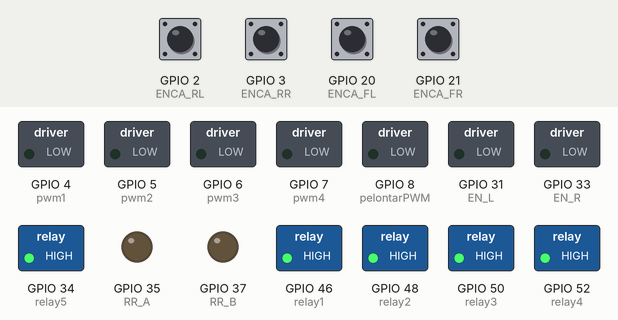
This sketch was run on a simulated ESP32. Parts: switched loads named in the sketch (green lamp = pin HIGH), output pins drawn as LEDs (lit = HIGH). The test bench sets the inputs (shaded band); at power-on: GPIO 2 (ENCA_RL), GPIO 3 (ENCA_RR), GPIO 20 (ENCA_FL), GPIO 21 (ENCA_FR) HIGH. What the sketch prints to the serial monitor is not drawn.

Above: at 0.2 s.
At 1.1 s:
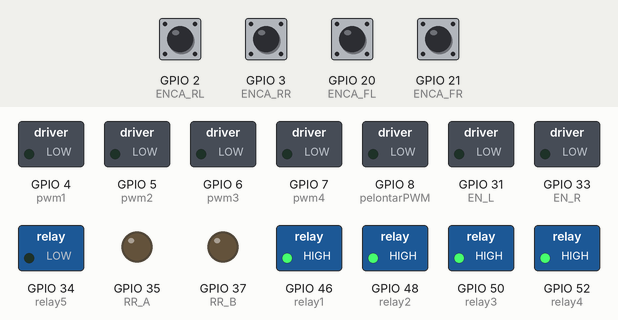
Timing chart, 0 to 2.6 s (numbered marks = the images above):
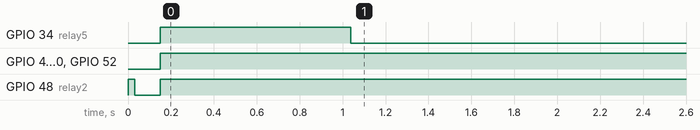

Measured:
- by itself, GPIO 34 (relay5): LOW → HIGH at 0.15 s, → LOW 0.89 s later
- by itself, GPIO 46 (relay1), GPIO 50 (relay3), GPIO 52 (relay4): LOW → HIGH at 0.15 s
- by itself, GPIO 48 (relay2): HIGH → LOW at 0.03 s, → HIGH 0.12 s later

The sketch:

KRAI_ArduinoMega_R1_V2_mecanumJoystick_PID_Controller.ino
```cpp
/*---------------------------------------------------------------------------------------------------------*/
/*--------------------ARDUINO MEGA PARSING DATA FROM ESP32, MECANUM WHEEL WITH JOYSTICK--------------------*/
/*--------------------INCLUDING INTERNAL ENCODER FEEDBACK WITH PID CLOSED LOOP FEEDBACK--------------------*/
/*---------------------------------------------------------------------------------------------------------*/
/*--------------------------------------Source Code by LEXARGA-24 TEAM-------------------------------------*/
/*-----------------------------------Modified & Adapted by LEXARGA-24 TEAM---------------------------------*/
/*----------------------------------------------------V3.1-------------------------------------------------*/
/*---------------------------------------------------------------------------------------------------------*/
/*------------------------------------LAST UPDATE AT 13:20:00, 13 JUNE 25-----------------------------------*/

// Define DEBUG to enable debugging; comment it out to disable
// #define DEBUG

#ifdef DEBUG
#define DEBUG_PRINT(...) Serial.print(__VA_ARGS__)
#define DEBUG_PRINTLN(...) Serial.println(__VA_ARGS__)
#define DEBUG_BEGIN(baud) Serial.begin(baud)
#else
#define DEBUG_PRINT(...)
#define DEBUG_PRINTLN(...)
#define DEBUG_BEGIN(baud)
#endif

#include "dataReadFunc.h"
#include "mecanumControl.h"
#include "shooting.h"

unsigned long relay5StartTime = 0;
bool relay5Active = false;

bool R2lastState = true;
bool L2lastState = true;
bool R1lastState = true;
bool L1lastState = true;

uint8_t relay1 = 46;
uint8_t relay2 = 48;
uint8_t relay3 = 50;
uint8_t relay4 = 52;
uint8_t relay5 = 34;

void setup() {
  pinMode(LED_BUILTIN, OUTPUT);
  pinMode(relay1, OUTPUT);
  digitalWrite(relay1, LOW);
  pinMode(relay2, OUTPUT);
  digitalWrite(relay2, HIGH);
  pinMode(relay3, OUTPUT);
  digitalWrite(relay3, LOW);
  pinMode(relay4, OUTPUT);
  digitalWrite(relay4, LOW);
  pinMode(relay5, OUTPUT);
  digitalWrite(relay5, LOW);
  recvStart();
  PIDSetup();
  mecanumSetup();
  shootingSetup();
}

void loop() {
  checkData();
  delay(30);
  calcMecanum();
  relayCheck();
  shootingTask();
}

void relayCheck() {
  unsigned long currentMillis = millis();
  if (!recvData.stat[12] && R2lastState) {  // R2
    digitalWrite(relay2, !digitalRead(relay2));
    delay(20);

    //Mengaktifkan Relay1 Sesaat
    digitalWrite(relay1, LOW);
    delay(100);
    digitalWrite(relay1, HIGH);
  }
  R2lastState = recvData.stat[12];

  if (!recvData.stat[2] && L2lastState) {  //L2
    digitalWrite(relay2, !digitalRead(relay2));
    digitalWrite(LED_BUILTIN, !digitalRead(LED_BUILTIN));
  }
  L2lastState = recvData.stat[2];

  if (!recvData.stat[13] && R1lastState) {  //R1
    digitalWrite(relay3, !digitalRead(relay3));
    digitalWrite(LED_BUILTIN, !digitalRead(LED_BUILTIN));
  }
  R1lastState = recvData.stat[13];

  // Cek L1
  if (!recvData.stat[3] && L1lastState) {  // L1 berubah
    digitalWrite(relay4, !digitalRead(relay4));

    // Aktifkan relay5 sesaat (HIGH lalu LOW)
    digitalWrite(relay5, HIGH);
    relay5Active = true;
    relay5StartTime = currentMillis;
  } else if (!recvData.stat[3] && L1lastState) {  // L1 berubah
    digitalWrite(relay4, !digitalRead(relay4));

    // Aktifkan relay5 sesaat (HIGH lalu LOW)
    digitalWrite(relay5, HIGH);
    relay5Active = true;
    relay5StartTime = currentMillis;
  }
  L1lastState = recvData.stat[3];

  // Matikan relay5 setelah 2000 ms jika sedang aktif
  if (relay5Active && (currentMillis - relay5StartTime >= 1000)) {
    digitalWrite(relay5, LOW);
    relay5Active = false;
  }
}


// if (!recvData.stat[3] && L1lastState) {  //L1
//   digitalWrite(relay4, !digitalRead(relay4));
//   digitalWrite(LED_BUILTIN, !digitalRead(LED_BUILTIN));

// }
// L1lastState = recvData.stat[3];


// if (!recvData.stat[12] && R2lastState) { //R2
//   digitalWrite(relay2, !digitalRead(relay2));
//   delay(100);
//   digitalWrite(relay1, !digitalRead(relay1));
//   digitalWrite(LED_BUILTIN, !digitalRead(LED_BUILTIN));
// }
```

dataReadFunc.h
```cpp
//button[15] = {33,   18,   16,   17,   4,     15,     13,     12,       25,      26,      27,        14,      19,   23,  2};
            // "L3", "R3", "L2", "L1", "UP", "LEFT", "DOWN", "RIGHT", "SQUARE", "CROSS", "ROUND", "TRIANGLE", "R2", "R1", SW
            //   0    1     2     3     4       5       6       7         8         9       10        11       12    13   14
#include <Arduino.h>


//================================== STRUCT FOR RECEIVED AND PARSED DATA ==================================//
typedef struct struct_message {
    bool stat[15] = {true};
    int joyData[4];
} struct_message;
struct_message recvData;


//=================================== SERIAL MONITOR AND UART COMM INIT ===================================//
void recvStart(){
    DEBUG_BEGIN(115200);
    Serial1.begin(115200);
    DEBUG_PRINTLN("Arduino Mega initialized");
}


//================================== UART INCOMING DATA PARSING FUNCTION ==================================//
void parseData(String line) {
    int index = 0;
    char *token = strtok(line.c_str(), ",");
    while (token != nullptr) {
        if (index < 4) {
            recvData.joyData[index] = atoi(token); //joystick data
        } else if (index < 19) {
            recvData.stat[index - 4] = atoi(token); //button states
        }
        index++;
        token = strtok(nullptr, ",");
    }
}


//========================================= UART DATA CHECKING ============================================//
void checkData(){
    if (Serial1.available()) {
        String receivedLine = Serial1.readStringUntil('\n');
        if (receivedLine.length() > 0) {
            parseData(receivedLine);

            DEBUG_PRINT("Joystick: ");
            for (int i = 0; i < 4; i++) {
                DEBUG_PRINT(recvData.joyData[i]);
                if (i < 3) DEBUG_PRINT(", ");
            }

            DEBUG_PRINT("---Button: ");
            for (int i = 0; i < 15; i++) {
                DEBUG_PRINT(recvData.stat[i]);
                if (i < 14) DEBUG_PRINT(", ");
            }
            DEBUG_PRINTLN();
        }
    }
}
```

mecanumControl.h
```cpp
//LEFT = UP(-1742) DOWN(2353) RIGHT(2242) LEFT(-1853)
//RIGHT = UP(-1754) DOWN(2341) RIGHT(2329) LEFT(-1766)
//[0]LX, [1]LY, [2]RX, [3]RY


//======================================= MOTOR DRIVER PINS =======================================//
//idc 1 connector, FRONT LEFT
uint8_t FL_A = 49;
uint8_t FL_B = 47;
uint8_t pwm1 = 4;

//idc 2 connector, FRONT RIGHT
uint8_t FR_A = 43;
uint8_t FR_B = 45;
uint8_t pwm2 = 5;

//idc 3 connector, REAR LEFT
uint8_t RL_A = 41;
uint8_t RL_B = 39;
uint8_t pwm3 = 6;

//idc 4 connector, REAR RIGHT
uint8_t RR_A = 35;
uint8_t RR_B = 37;
uint8_t pwm4 = 7;


//========================================= ENCODER PINS =========================================//
uint8_t ENCA_FL = 20;
uint8_t ENCB_FL = 22;
uint8_t ENCA_FR = 21;
uint8_t ENCB_FR = 24;
uint8_t ENCA_RL = 2;
uint8_t ENCB_RL = 26;
uint8_t ENCA_RR = 3;
uint8_t ENCB_RR = 28;


//=================================== INSERT PINS INTO AN ARRAY ==================================//
const int motorA[4] = {FL_A, FR_A, RL_A, RR_A};       //driver motor A pins as an array
const int motorB[4] = {FL_B, FR_B, RL_B, RR_B};       //driver motor B pins as an array
const int motorPWM_Pin[4] = {pwm1, pwm2, pwm3, pwm4}; //driver motor PWM pins as an array


//============================ MECANUM KINEMATICS CALCULATION VARIABLES ==========================//
int joystickX1, joystickY1, joystickX2;
float currentSpeedFL = 0, currentSpeedFR = 0, currentSpeedRL = 0, currentSpeedRR = 0;
float speedRamp = 1;


//================================== PID CALCULATION VARIABLES ===================================//
uint8_t maxRPM = 200;

uint8_t maxPWM = 200;

const int encoderPPR = 326;                   //PG45 = 17PPR @1:19.2 Ratio = 17x19.2 ~ 326
const unsigned long sampleTime = 25;          //PID Calculation Interval
const unsigned long debugInterval = 1000;     //Serial Print Debug interval, avoid excessive RAM&Overflow

volatile long encoderCount[4] = {0, 0, 0, 0}; //num of Encoder
float currentRPM[4] = {0.0, 0.0, 0.0, 0.0};   //Encoder RPM Reading
float targetRPM[4] = {0.0, 0.0, 0.0, 0.0};    //Target RPM as reference for PID
float error[4] = {0.0, 0.0, 0.0, 0.0};        //PID - Proportional
float lastError[4] = {0.0, 0.0, 0.0, 0.0};    //PID - Derivative
float integral[4] = {0.0, 0.0, 0.0, 0.0};     //PID - Integral
float Kp = 0.45, Ki = 0.8, Kd = 0.01;         //PID Times Factor
int motorPWM[4] = {0, 0, 0, 0};               //Amount of PWM sent to driver
unsigned long lastTime[4] = {0, 0, 0, 0};     //store millis for calculation Interval
unsigned long lastDebugTime = 0;              //store millis for Debug Interval


//==================================== ENCODER ISR FUNCTIONS =====================================//
void readEncoder_FL() {
  if (digitalRead(ENCB_FL)) encoderCount[0]++;
  else encoderCount[0]--;
}

void readEncoder_FR() {
  if (digitalRead(ENCB_FR)) encoderCount[1]--;
  else encoderCount[1]++;
}

void readEncoder_RL() {
  if (digitalRead(ENCB_RL)) encoderCount[2]++;
  else encoderCount[2]--;
}

void readEncoder_RR() {
  if (digitalRead(ENCB_RR)) encoderCount[3]--;
  else encoderCount[3]++;
}


//==========================Encoder Pins declaration & Interrupt Setup============================//
void PIDSetup(){
  pinMode(ENCA_FL, INPUT_PULLUP);
  pinMode(ENCB_FL, INPUT_PULLUP);
  attachInterrupt(digitalPinToInterrupt(ENCA_FL), readEncoder_FL, RISING);
  pinMode(ENCA_FR, INPUT_PULLUP);
  pinMode(ENCB_FR, INPUT_PULLUP);
  attachInterrupt(digitalPinToInterrupt(ENCA_FR), readEncoder_FR, RISING);
  pinMode(ENCA_RL, INPUT_PULLUP);
  pinMode(ENCB_RL, INPUT_PULLUP);
  attachInterrupt(digitalPinToInterrupt(ENCA_RL), readEncoder_RL, RISING);
  pinMode(ENCA_RR, INPUT_PULLUP);
  pinMode(ENCB_RR, INPUT_PULLUP);
  attachInterrupt(digitalPinToInterrupt(ENCA_RR), readEncoder_RR, RISING);
}


//===================================PID Feedback Calculation=====================================//
void calcPID(float target_FL, float target_FR, float target_RL, float target_RR){

  targetRPM[0] = target_FL;
  targetRPM[1] = target_FR;
  targetRPM[2] = target_RL;
  targetRPM[3] = target_RR;

  for (int motorIndex = 0; motorIndex < 4; motorIndex++) {
    unsigned long startTime = micros();

    if (millis() - lastTime[motorIndex] >= sampleTime) {
      lastTime[motorIndex] = millis();

      currentRPM[motorIndex] = (encoderCount[motorIndex] / (float)encoderPPR) * (60000.0 / sampleTime);
      encoderCount[motorIndex] = 0;
      error[motorIndex] = targetRPM[motorIndex] - currentRPM[motorIndex];
      integral[motorIndex] += error[motorIndex] * (sampleTime / 1000.0);
      float derivative = (error[motorIndex] - lastError[motorIndex]) / (sampleTime / 1000.0);
      lastError[motorIndex] = error[motorIndex];

      motorPWM[motorIndex] = Kp * error[motorIndex] + Ki * integral[motorIndex] + Kd * derivative;

      if(targetRPM[motorIndex] == 0.0) {
        analogWrite(motorPWM_Pin[motorIndex], 0);
        digitalWrite(motorA[motorIndex], LOW);
        digitalWrite(motorB[motorIndex], LOW);
      }else if (motorPWM[motorIndex] > 0) {
        motorPWM[motorIndex] = constrain(motorPWM[motorIndex], 0, maxPWM);
        analogWrite(motorPWM_Pin[motorIndex], motorPWM[motorIndex]);
        digitalWrite(motorA[motorIndex], HIGH);
        digitalWrite(motorB[motorIndex], LOW);
      }else {
        motorPWM[motorIndex] = constrain(abs(motorPWM[motorIndex]), 0, maxPWM);
        analogWrite(motorPWM_Pin[motorIndex], motorPWM[motorIndex]);
        digitalWrite(motorA[motorIndex], LOW);
        digitalWrite(motorB[motorIndex], HIGH);
      }
    }
    unsigned long computationTime = micros() - startTime;
    DEBUG_PRINT("Motor ");
    DEBUG_PRINT(motorIndex);
    DEBUG_PRINT(" PID computation time: ");
    DEBUG_PRINT(computationTime);
    DEBUG_PRINTLN(" us");
  }
}

//=================================== driver motor declaration =====================================//
void mecanumSetup(){
  pinMode(pwm1, OUTPUT);
  pinMode(FL_A, OUTPUT);
  pinMode(FL_B, OUTPUT);
  pinMode(pwm2, OUTPUT);
  pinMode(FR_A, OUTPUT);
  pinMode(FR_B, OUTPUT);
  pinMode(pwm3, OUTPUT);
  pinMode(RL_A, OUTPUT);
  pinMode(RL_B, OUTPUT);
  pinMode(pwm4, OUTPUT);
  pinMode(RR_A, OUTPUT);
  pinMode(RR_B, OUTPUT);
}

//================================== JOYSTICK DATA CALCULATION =====================================//
int mapJoystick(int input, int negFrom, int posFrom, int negTo, int posTo) {
    if (input > 0) {
        return map(input, 0, posFrom, 0, posTo);
    } else if (input < 0) {
        return map(input, 0, negFrom, 0, negTo);
    } else {
        return 0;
    }
}

//============================ MECANUM WHEEL KINEMATICS CALCULATION=================================//
void calcMecanum() {
  joystickX1 = mapJoystick(recvData.joyData[0], -4095, 4095, 255, -255);// First joystick X-axis (left-right)
  joystickY1 = mapJoystick(recvData.joyData[1], -4095, 4095, 255, -255);// First joystick Y-axis (forward-backward)
  joystickX2 = mapJoystick(recvData.joyData[2], -4095, 4095, 255, -255);// Second joystick X-axis (rotation)

//  joystickX1 = x1Map; // First joystick X-axis (left-right)
//  joystickY1 = map(y1Map, -255, 255, 255, -255); // First joystick Y-axis (forward-backward)
//  joystickX2 = x2Map; // Second joystick X-axis (rotation)

  DEBUG_PRINT("x1: "); DEBUG_PRINT(joystickX1);
  DEBUG_PRINT("--y1: "); DEBUG_PRINT(joystickY1);
  DEBUG_PRINT("--x2: "); DEBUG_PRINTLN(joystickX2);

  float N_x = joystickX1 / 255.0;// Normalize joystick values to range -1 to 1
  float N_y = joystickY1 / 255.0;
  float N_r = joystickX2 / 255.0;

  if (abs(N_x) < 0.05) N_x = 0; // Apply dead zone
  if (abs(N_y) < 0.05) N_y = 0;
  if (abs(N_r) < 0.05) N_r = 0;

  float targetFL = N_y - N_x - N_r; // Calculate wheel speeds
  float targetFR = N_y + N_x + N_r;
  float targetRL = N_y + N_x - N_r;
  float targetRR = N_y - N_x + N_r;

  float maxSpeed = max(max(abs(targetFL), abs(targetFR)), max(abs(targetRL), abs(targetRR))); // Normalize wheel speeds
  if (maxSpeed > 1.0) {
    targetFL /= maxSpeed;
    targetFR /= maxSpeed;
    targetRL /= maxSpeed;
    targetRR /= maxSpeed;
  }

  currentSpeedFL += constrain(targetFL - currentSpeedFL, -speedRamp, speedRamp); // Gradual speed adjustment for smooth motion
  currentSpeedFR += constrain(targetFR - currentSpeedFR, -speedRamp, speedRamp);
  currentSpeedRL += constrain(targetRL - currentSpeedRL, -speedRamp, speedRamp);
  currentSpeedRR += constrain(targetRR - currentSpeedRR, -speedRamp, speedRamp);


  int rpmFL = currentSpeedFL * maxRPM; // Map to PWM (0-255) and determine direction
  int rpmFR = currentSpeedFR * maxRPM;
  int rpmRL = currentSpeedRL * maxRPM;
  int rpmRR = currentSpeedRR * maxRPM;

//  if((pwmFL == 0 || pwmFR == 0) || (pwmRL = 0 || pwmRR == 0)){
//    analogWrite(pwm1, 0);
//    analogWrite(pwm2, 0);
//    analogWrite(pwm3, 0);
//    analogWrite(pwm4, 0);
//  }else{
    calcPID(rpmFL, rpmFR, rpmRL, rpmRR);
//  }

  DEBUG_PRINT("RPM FL: "); DEBUG_PRINT(rpmFL);
  DEBUG_PRINT(" | FR: "); DEBUG_PRINT(rpmFR);
  DEBUG_PRINT(" | RL: "); DEBUG_PRINT(rpmRL);
  DEBUG_PRINT(" | RR: "); DEBUG_PRINTLN(rpmRR);
//  delay(50);
}
```

shooting.h
```cpp
// === Pin Definition ===

const int pelontarPWM = 8;
const int motorDirA = 31;
const int motorDirB = 33;

// const int sudut_RPWM = 19;
// const int sudut_LPWM = 25;

// === STATUS VARIABEL ===
bool pelontarAktif = false;
bool LastRoundState = false;
bool LastSquareState = false;
bool sedangTembak = false;


void shootingSetup() {
  pinMode(pelontarPWM, OUTPUT);
  // pinMode(sudut_RPWM, OUTPUT);
  // pinMode(sudut_LPWM, OUTPUT);

  //===========PIN ENABLE=============//
  pinMode(31, OUTPUT);  // EN_L
  pinMode(33, OUTPUT);  // EN_R

  Serial.println("Sistem shooting siap.");
}

// === PELONTAR ===
void aktifkanPelontar() {
  analogWrite(pelontarPWM, 125);  //CCW
  digitalWrite(31, HIGH);
  digitalWrite(33, LOW);
  pelontarAktif = true;
  Serial.println("Pelontar aktif.");
}

void matikanPelontar() {
  analogWrite(pelontarPWM, 0);
  digitalWrite(31, LOW);
  digitalWrite(33, LOW);
  pelontarAktif = false;
  Serial.println("Pelontar mati.");
}

// === LOOP TASK ===
void shootingTask() {
  // bool currentButtonState = recvData.stat[10];  // Tombol ROUND
  if (!recvData.stat[10] && LastRoundState) {
    aktifkanPelontar();
  }
  LastRoundState = recvData.stat[10];
  if (!recvData.stat[9] && LastSquareState) {
    matikanPelontar();
  }
  LastSquareState = recvData.stat[9];
}


//====================================================================================================//
// Deteksi rising edge: tombol baru ditekan
// if (currentButtonState && !lastRoundState) {
//   pelontarAktif = !pelontarAktif;  // Toggle status

//   if (pelontarAktif) {
//     aktifkanPelontar();
//   } else {
//     matikanPelontar();
//   }
// }

// === SUDUT ===
// void naikkanSudut() {
//   analogWrite(sudut_RPWM, 200);
//   analogWrite(sudut_LPWM, 0);
//   Serial.println("Sudut naik.");
// }

// void turunkanSudut() {
//   analogWrite(sudut_RPWM, 0);
//   analogWrite(sudut_LPWM, 200);
//   Serial.println("Sudut turun.");
// }

// void hentikanMotorSudut() {
//   analogWrite(sudut_RPWM, 0);
//   analogWrite(sudut_LPWM, 0);
// }

// Kontrol sudut NAIK tombol UP (index 7)
// Kontrol sudut TURUN tombol DOWN (index 8)
// if (recvData.stat[4] == true) {
//   naikkanSudut();
// } else if (recvData.stat[6] == true) {
//   turunkanSudut();
// } else {
//   hentikanMotorSudut();
// }
```
